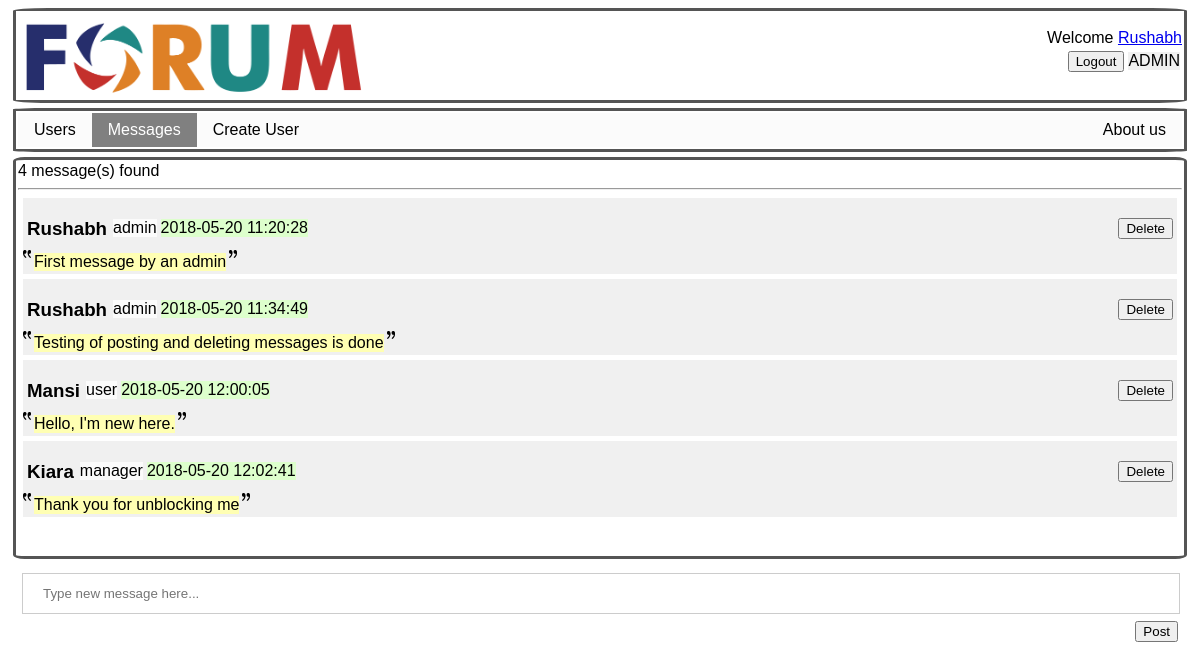
/messages.php (signed in), run on the app's committed database.
### tables this page shows
CREATE TABLE `users` (
  `user_id` varchar(20) NOT NULL,
  `name` varchar(20) NOT NULL,
  `role` varchar(7) NOT NULL,
  `activity_status` varchar(7) NOT NULL,
  `pwd` varchar(20) NOT NULL,
  `address` varchar(100) NOT NULL,
  `age` int(3) DEFAULT NULL,
  `mob_no` bigint(10) NOT NULL
);

CREATE TABLE `messages` (
  `user_id` varchar(20) NOT NULL,
  `date_time` datetime NOT NULL,
  `msg` varchar(1000) NOT NULL,
  `msg_id` int(11) NOT NULL
);

### messages.php (the view, shortened to what this page needs)
<html>
        <head><title>Forum - Messages</title>
	</head>
        <body class="homepage-back">
<div class="title"><img src="http://localhost/forum/forum.png" style="width:30%;float:left;"></img><p style="text-align:right">Welcome <a href="account.php">
<?php
$servername = "localhost";
$username = "root";
$password = "";
$dbname = "forum";
$conn = new mysqli($servername, $username, $password, $dbname);
$a = $_SESSION['user_id'];
$usr_name = "SELECT name FROM users where user_id = '$a'";
$result = $conn->query($usr_name);
$row = $result->fetch_assoc();
	echo $row['name'].'</a><br>';
if($_SESSION['role']=='admin')
echo '<text style="margin: 5px 2px;float:right;background-color:#f0f0f0">ADMIN</text>';
elseif($_SESSION['role']=='manager')
echo '<text style="margin: 5px 2px;float:right;background-color:#f0f0f0">MANAGER</text>';
elseif($_SESSION['role']=='user')
echo '<text style="margin: 5px 2px;float:right;background-color:#f0f0f0">USER</text>';
echo '<a href="http://localhost/forum/logout.php"><input class="button" style="overflow:hidden;margin: 4px 2px;float:right" type="button" value="Logout">
</input></a>';
?>
</p>
  </div>
<div class="title">
<ul>
 <li><a href="account.php">Users</a></li>
  <li><a class="active" href="messages.php">Messages</a></li>
  <?php
  if($_SESSION['role']=='admin')
	  echo '<li><a href="createuser.php">Create User</a></li>';
  ?>
  <li style="float:right"><a href="about_us.php">About us</a></li>
</ul>
</div>
<div class="title" style="border-radius:1%;height:50%;overflow:auto;">
<?php
$a=$_SESSION['user_id'];
$result = "SELECT * FROM messages";
$result = $conn->query($result);
echo $result->num_rows.' message(s) found<br><hr>';
if(($result->num_rows)!=0){
while($row = $result->fetch_assoc()){
	$res = 'SELECT * FROM users where user_id="'.$row['user_id'].'"';
	$res = $conn->query($res);
	if($row1 = $res->fetch_assoc())
	{
		echo '<div class="entries">';
	if($_SESSION['role']=='admin' || $a==$row['user_id'])
	{
		echo '<form name="_form" action="http://localhost/forum/messages.php" method="post"><input type="hidden" value="'.$row['msg_id'].'" name="did"></input><input class="button" style="overflow:hidden;margin: 20px 4px;float:right" type="submit" name="del" value="Delete"></input></form>';
	}
	echo '<h3 style="float:left;margin: 4px">'.$row1['name'].'</h3>';
	echo '<text style="margin: 5px 2px;float:left;background-color:#fbfbfb">'.$row1['role'].'</text>';
	echo '<text style="margin: 5px 2px;float:left;background-color:#ddffcc"> '.$row['date_time'].'</text><br><br>';
	if($row1['activity_status']=='active')
		echo '<img src="http://localhost/forum/apostrophe2.png" style="float:left;height:8px;width:8px;"><div style="float:left;margin: 3px;background-color:#ffffb3">'.$row['msg'].'</div><img src="http://localhost/forum/apostrophe1.png" style="height:8px;width:8px;"><br>';
	else echo '<text style="margin: 7px;float:left;background-color:#ffb3b3">This user is blocked. Contact admin to view message.</text><br><br>';
	echo '</div>';
	}
}
}
echo '</div><div class="title" style="border: none">
	<form name="msg" action="http://localhost/forum/messages.php" method="post">
	<input style="width: 99%;align:center;margin: 7px 7px 7px 7px;"type="text" placeholder="Type new message here..." name="message" maxlength="1000"><br></input>
	<input type="submit" style="margin: 0px 7px;float:right;" name="post" value="Post"></input>
	<input type="hidden" value='.date("Y-m-d h:i:sa").' name="date_time"></input>
	</form></div>';
?>
      </body>
    </html>

### messages.php (style rules this page uses)
body { font-family: Arial, Helvetica, sans-serif; }
form { border: 0; }
input[type=text], input[type=password] { width: 100%; padding: 12px 20px; margin: 8px 0; display: inline-block; border: 1px solid #ccc; box-sizing: border-box; }
.entries { background-color: #f0f0f0; overflow: hidden; margin: 5px 5px 5px 5px; }
.title { padding: 2px 2px; margin: 5px 5px; border-radius: 3%; border: 3px solid #555; overflow: hidden; }
ul { list-style-type: none; margin: 0; padding: 0; background-color: #fbfbfb; overflow: hidden; }
li { float:left; }
li a { display: block; color: #000; padding: 8px 16px; text-decoration: none; }
.active { background-color: #808080; color: white; }

### data on the page
users: name "Rushabh"
messages: user.name "Rushabh", user.role "admin", date_time "2018-05-20 11:20:28", msg "First message by an admin"
messages: user.name "Rushabh", user.role "admin", date_time "2018-05-20 11:34:49", msg "Testing of posting and deleting messages is done"
messages: user.name "Mansi", user.role "user", date_time "2018-05-20 12:00:05", msg "Hello, I'm new here."
messages: user.name "Kiara", user.role "manager", date_time "2018-05-20 12:02:41", msg "Thank you for unblocking me"

### other printed values
$result->num_rows "4"
